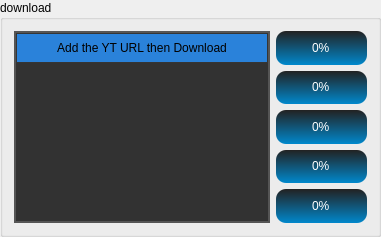
                 <widget class="QGroupBox" name="groupBox_16">
                  <property name="title">
                   <string>download</string>
                  </property>
                  <layout class="QGridLayout" name="gridLayout_13">
                   <item row="0" column="1">
                    <layout class="QVBoxLayout" name="verticalLayout_3">
                     <item>
                      <widget class="QProgressBar" name="video_1">
                       <property name="sizePolicy">
                        <sizepolicy hsizetype="Preferred" vsizetype="Preferred">
                         <horstretch>0</horstretch>
                         <verstretch>0</verstretch>
                        </sizepolicy>
                       </property>
                       <property name="maximumSize">
                        <size>
                         <width>16777215</width>
                         <height>16777215</height>
                        </size>
                       </property>
                       <property name="styleSheet">
                        <string notr="true">QProgressBar {
    background-color: qlineargradient(spread:repeat, x1:1, y1:0, x2:1, y2:1, stop:0 #222, stop:1 #0088cc);
    border-radius: 10px;
    text-align: center;
    color: #fff;
}

QProgressBar::chunk {
    background-color: qlineargradient(spread:repeat, x1:1, y1:0, x2:1, y2:1, stop:0 #0088cc, stop:1 #222);
    border-radius: 10px;
}

QProgressBar:hover {
    background-color: qlineargradient(spread:repeat, x1:1, y1:0, x2:1, y2:1, stop:0 #FFA500, stop:1 #0088cc);
    border-radius: 10px;
}</string>
                       </property>
                       <property name="value">
                        <number>0</number>
                       </property>
                      </widget>
                     </item>
                     <item>
                      <widget class="QProgressBar" name="video_2">
                       <property name="sizePolicy">
                        <sizepolicy hsizetype="Preferred" vsizetype="Preferred">
                         <horstretch>0</horstretch>
                         <verstretch>0</verstretch>
                        </sizepolicy>
                       </property>
                       <property name="maximumSize">
                        <size>
                         <width>16777215</width>
                         <height>16777215</height>
                        </size>
                       </property>
                       <property name="styleSheet">
                        <string notr="true">QProgressBar {
    background-color: qlineargradient(spread:repeat, x1:1, y1:0, x2:1, y2:1, stop:0 #222, stop:1 #0088cc);
    border-radius: 10px;
    text-align: center;
    color: #fff;
}

QProgressBar::chunk {
    background-color: qlineargradient(spread:repeat, x1:1, y1:0, x2:1, y2:1, stop:0 #0088cc, stop:1 #222);
    border-radius: 10px;
}

QProgressBar:hover {
    background-color: qlineargradient(spread:repeat, x1:1, y1:0, x2:1, y2:1, stop:0 #FFA500, stop:1 #0088cc);
    border-radius: 10px;
}</string>
                       </property>
                       <property name="value">
                        <number>0</number>
                       </property>
                      </widget>
                     </item>
                     <item>
                      <widget class="QProgressBar" name="video_3">
                       <property name="sizePolicy">
                        <sizepolicy hsizetype="Preferred" vsizetype="Preferred">
                         <horstretch>0</horstretch>
                         <verstretch>0</verstretch>
                        </sizepolicy>
                       </property>
                       <property name="maximumSize">
                        <size>
                         <width>16777215</width>
                         <height>16777215</height>
                        </size>
                       </property>
                       <property name="styleSheet">
                        <string notr="true">QProgressBar {
    background-color: qlineargradient(spread:repeat, x1:1, y1:0, x2:1, y2:1, stop:0 #222, stop:1 #0088cc);
    border-radius: 10px;
    text-align: center;
    color: #fff;
}

QProgressBar::chunk {
    background-color: qlineargradient(spread:repeat, x1:1, y1:0, x2:1, y2:1, stop:0 #0088cc, stop:1 #222);
    border-radius: 10px;
}

QProgressBar:hover {
    background-color: qlineargradient(spread:repeat, x1:1, y1:0, x2:1, y2:1, stop:0 #FFA500, stop:1 #0088cc);
    border-radius: 10px;
}</string>
                       </property>
                       <property name="value">
                        <number>0</number>
                       </property>
                      </widget>
                     </item>
                     <item>
                      <widget class="QProgressBar" name="video_4">
                       <property name="sizePolicy">
                        <sizepolicy hsizetype="Preferred" vsizetype="Preferred">
                         <horstretch>0</horstretch>
                         <verstretch>0</verstretch>
                        </sizepolicy>
                       </property>
                       <property name="maximumSize">
                        <size>
                         <width>16777215</width>
                         <height>16777215</height>
                        </size>
                       </property>
                       <property name="styleSheet">
                        <string notr="true">QProgressBar {
    background-color: qlineargradient(spread:repeat, x1:1, y1:0, x2:1, y2:1, stop:0 #222, stop:1 #0088cc);
    border-radius: 10px;
    text-align: center;
    color: #fff;
}

QProgressBar::chunk {
    background-color: qlineargradient(spread:repeat, x1:1, y1:0, x2:1, y2:1, stop:0 #0088cc, stop:1 #222);
    border-radius: 10px;
}

QProgressBar:hover {
    background-color: qlineargradient(spread:repeat, x1:1, y1:0, x2:1, y2:1, stop:0 #FFA500, stop:1 #0088cc);
    border-radius: 10px;
}</string>
                       </property>
                       <property name="value">
                        <number>0</number>
                       </property>
                      </widget>
                     </item>
                     <item>
                      <widget class="QProgressBar" name="video_5">
                       <property name="sizePolicy">
                        <sizepolicy hsizetype="Preferred" vsizetype="Preferred">
                         <horstretch>0</horstretch>
                         <verstretch>0</verstretch>
                        </sizepolicy>
                       </property>
                       <property name="maximumSize">
                        <size>
                         <width>16777215</width>
                         <height>16777215</height>
                        </size>
                       </property>
                       <property name="styleSheet">
                        <string notr="true">QProgressBar {
    background-color: qlineargradient(spread:repeat, x1:1, y1:0, x2:1, y2:1, stop:0 #222, stop:1 #0088cc);
    border-radius: 10px;
    text-align: center;
    color: #fff;
}

QProgressBar::chunk {
    background-color: qlineargradient(spread:repeat, x1:1, y1:0, x2:1, y2:1, stop:0 #0088cc, stop:1 #222);
    border-radius: 10px;
}

QProgressBar:hover {
    background-color: qlineargradient(spread:repeat, x1:1, y1:0, x2:1, y2:1, stop:0 #FFA500, stop:1 #0088cc);
    border-radius: 10px;
}</string>
                       </property>
                       <property name="value">
                        <number>0</number>
                       </property>
                      </widget>
                     </item>
                    </layout>
                   </item>
                   <item row="0" column="0">
                    <widget class="QTableWidget" name="video_download">
                     <property name="sizePolicy">
                      <sizepolicy hsizetype="Preferred" vsizetype="Preferred">
                       <horstretch>0</horstretch>
                       <verstretch>0</verstretch>
                      </sizepolicy>
                     </property>
                     <property name="maximumSize">
                      <size>
                       <width>16777215</width>
                       <height>16777215</height>
                      </size>
                     </property>
                     <property name="styleSheet">
                      <string notr="true">QTableWidget {
    background-color: #323232; /* Dark grey background */
    color: #000000;  /* Black text color */
    border: 2px solid #555555; /* Lighter grey border */
    gridline-color: #999999; /* Grid line color */
}

QTableWidget::item {
    padding: 5px; /* Padding around text */
    gridline-color: #999999; /* Grid line color */
}

QTableWidget::item:selected {
    background-color: #505050; /* Darker grey for selected items */
    color: #000000; /* Black text color for selected items */
}

QHeaderView::section {
    background-color: #2a82da; /* Blue background for headers */
    color: #000000; /* Black text color */
    padding: 5px; /* Padding around header text */
    border: 1px solid #353535; /* Border around headers */
    border-radius: 0px; /* Remove border radius */
    text-align: center;
}</string>
                     </property>
                     <property name="frameShape">
                      <enum>QFrame::WinPanel</enum>
                     </property>
                     <property name="editTriggers">
                      <set>QAbstractItemView::CurrentChanged</set>
                     </property>
                     <property name="dragEnabled">
                      <bool>false</bool>
                     </property>
                     <property name="dragDropMode">
                      <enum>QAbstractItemView::DragDrop</enum>
                     </property>
                     <property name="defaultDropAction">
                      <enum>Qt::TargetMoveAction</enum>
                     </property>
                     <property name="alternatingRowColors">
                      <bool>true</bool>
                     </property>
                     <property name="selectionMode">
                      <enum>QAbstractItemView::ContiguousSelection</enum>
                     </property>
                     <property name="selectionBehavior">
                      <enum>QAbstractItemView::SelectRows</enum>
                     </property>
                     <property name="iconSize">
                      <size>
                       <width>50</width>
                       <height>50</height>
                      </size>
                     </property>
                     <property name="textElideMode">
                      <enum>Qt::ElideLeft</enum>
                     </property>
                     <property name="sortingEnabled">
                      <bool>true</bool>
                     </property>
                     <property name="rowCount">
                      <number>0</number>
                     </property>
                     <property name="columnCount">
                      <number>1</number>
                     </property>
                     <attribute name="horizontalHeaderCascadingSectionResizes">
                      <bool>true</bool>
                     </attribute>
                     <attribute name="horizontalHeaderStretchLastSection">
                      <bool>true</bool>
                     </attribute>
                     <attribute name="verticalHeaderVisible">
                      <bool>false</bool>
                     </attribute>
                     <attribute name="verticalHeaderCascadingSectionResizes">
                      <bool>true</bool>
                     </attribute>
                     <attribute name="verticalHeaderShowSortIndicator" stdset="0">
                      <bool>false</bool>
                     </attribute>
                     <attribute name="verticalHeaderStretchLastSection">
                      <bool>false</bool>
                     </attribute>
                     <column>
                      <property name="text">
                       <string>Add the YT URL then Download</string>
                      </property>
                     </column>
                    </widget>
                   </item>
                  </layout>
                 </widget>
